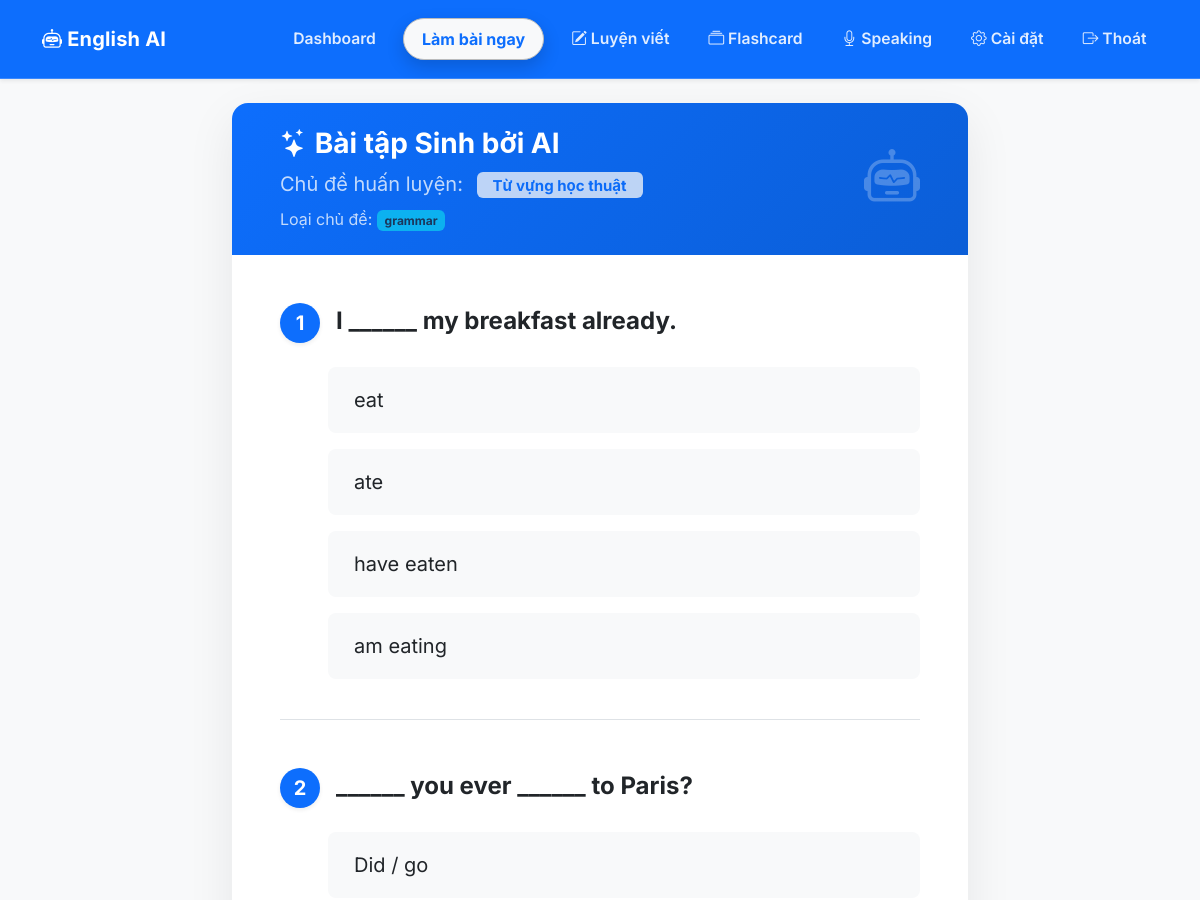
Before: /exercises/new?topic_id=18 (signed in, upper part) with the older database file.
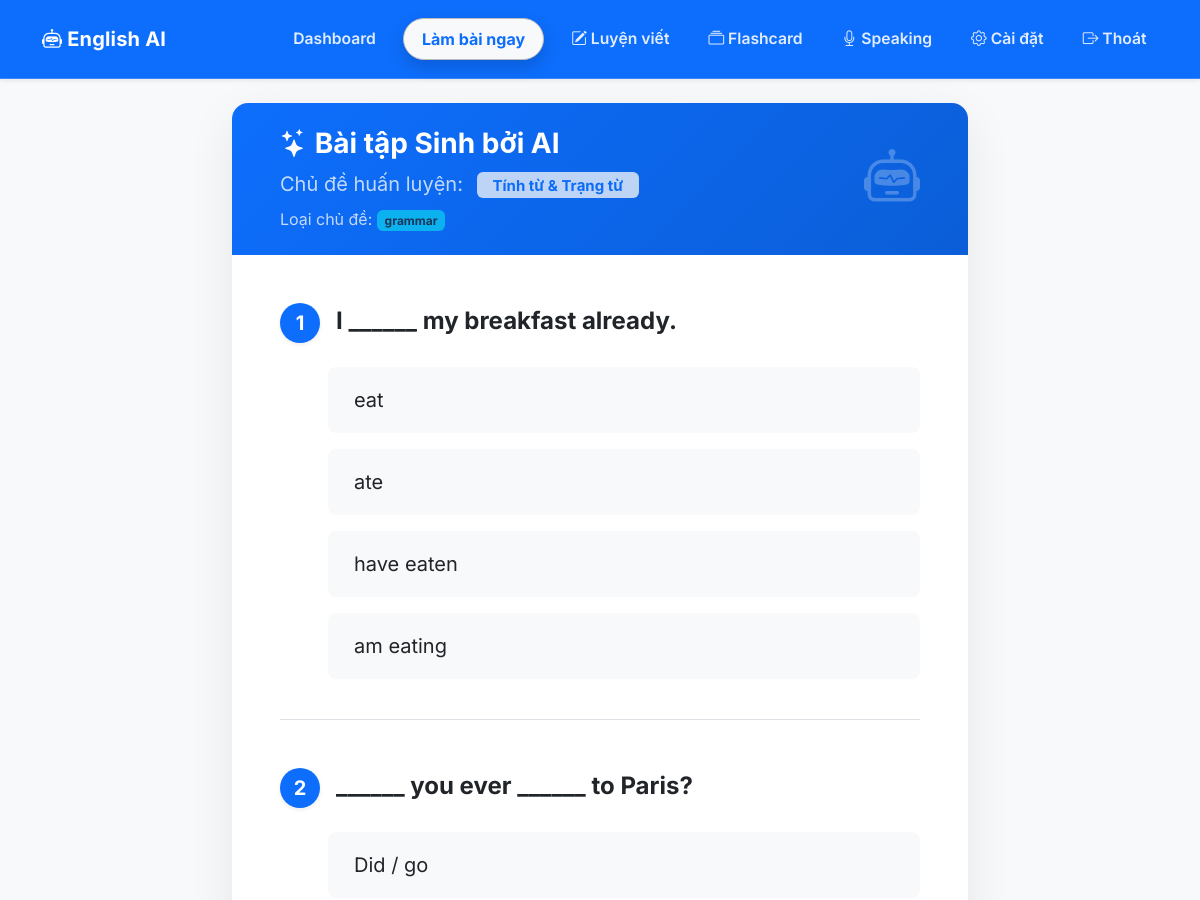
After: the same page with the newer database file.
### app/models.py (models this page shows)
class Topic(db.Model):
    __tablename__ = 'topics'
    id: Mapped[int] = mapped_column(primary_key=True)
    name: Mapped[str] = mapped_column(String(100), unique=True)
    description: Mapped[Optional[str]] = mapped_column(String(255))
    topic_type: Mapped[str] = mapped_column(String(32), default='grammar', server_default='grammar')
    progress_records: Mapped[list["UserTopicProgress"]] = relationship("UserTopicProgress", back_populates="topic")
    subtopic_records: Mapped[list["UserSubtopicProgress"]] = relationship("UserSubtopicProgress", back_populates="topic")

### app/routes/exercises.py (the view, shortened to what this page needs)
@exercises_bp.route('/new', methods=['GET'])
@login_required
def new_exercise():
    current_user.update_streak()
    db.session.commit()
    mode = (request.args.get('mode') or 'random').strip().lower()
    if mode not in VALID_MODES:
        mode = 'random'
    subtopic_focus = (request.args.get('subtopic') or '').strip()
    focus_type = (request.args.get('focus') or '').strip().lower()
    topic_name = "Basic Grammar"
    topic_type = "grammar"
    topic_id = None
    if focus_type in {'grammar', 'vocabulary'}:
        topic_type = focus_type
    if request.args.get('topic_id'):
        topic = db.session.get(Topic, int(request.args.get('topic_id')))
        if topic:
            if (topic.topic_type or 'grammar') not in _allowed_types_for_mode(mode):
                flash('Chủ đề này không phù hợp với mode đang chọn. Hệ thống chuyển sang chủ đề phù hợp.', 'warning')
            else:
                topic_name = topic.name
                topic_id = topic.id
                topic_type = topic.topic_type or 'grammar'
    if not topic_id and not subtopic_focus:
        topic, progress = _pick_next_topic(current_user.id, mode)
        if topic:
            topic_name = topic.name
            topic_id = topic.id
            topic_type = topic.topic_type or 'grammar'
            if progress and progress.error_rate > 0.0:
                current_app.logger.warning(
                    "[exercises.new_exercise] picked topic=%r overdue=%s error_rate=%.3f next_review=%s",
                    topic_name,
                    max(0, (datetime.now(timezone.utc).date() - progress.next_review_date.date()).days) if progress.next_review_date else 0,
                    progress.error_rate,
                    progress.next_review_date,
                )
    exercise_data = generate_exercise(
        topic_name,
        streak_days=current_user.streak_days,
        mode=mode,
        topic_type=topic_type,
        subtopic_focus=subtopic_focus or None,
    )
    source = exercise_data.get('source', 'unknown') if isinstance(exercise_data, dict) else 'invalid'
    question_count = len(exercise_data.get('questions', [])) if isinstance(exercise_data, dict) else 0
    current_app.logger.warning(
        "[exercises.new_exercise] topic=%r type=%s mode=%s subtopic=%r source=%s questions=%s",
        topic_name,
        topic_type,
        mode,
        subtopic_focus,
        source,
        question_count,
    )
    if isinstance(exercise_data, dict):
        exercise_data['mode'] = mode
    return render_template(
        'exercise.html',
        exercise_data=exercise_data,
        topic_name=topic_name,
        topic_id=topic_id,
        topic_type=topic_type,
        mode=mode,
        subtopic_focus=subtopic_focus,
    )

### app/llm_service.py (called while the page is built, shortened)
def _call_ai_service(
  payload: dict,
  fallback_factory,
  log_label: str,
  *,
  cache_ttl_seconds: int = 0,
  cache_key_suffix: str | None = None,
):
  global _last_failure, _quota_cooldown_until
  api_url = os.environ.get('AI_SERVICE_URL', 'http://ai_service:5001/generate')
  secret_key = current_app.config.get('SECRET_KEY', '')
  cache_key = None
  headers = {
    'X-API-KEY': secret_key,
    'Content-Type': 'application/json',
    'Host': 'localhost'
  }
  now = time.time()
  if _last_failure and (now - _last_failure) < _COOLDOWN_SECONDS and not _FORCE_REAL_AI:
    current_app.logger.warning("[llm_service] Cooldown active, using fallback for %s", log_label)
    return fallback_factory()

### app/models.py (called while the page is built)
@login.user_loader
def load_user(id: str):
    return db.session.get(User, int(id))

    def update_streak(self):
        now = datetime.now(timezone.utc)
        if not self.last_study_date:
            self.streak_days = 1
        else:
            delta = now.date() - self.last_study_date.date()
            if delta.days == 1:
                self.streak_days += 1
            elif delta.days > 1:
                self.streak_days = 1 # Reset if missed a day
        self.last_study_date = now

### app/templates/exercise.html (shortened to what this page needs)
{% extends 'base.html' %}
{% block content %}
<div class="row justify-content-center mt-4">
    <div class="col-lg-8">
        <div class="card shadow-lg border-0 rounded-4 overflow-hidden mb-5">
            <div class="card-header bg-primary px-5 py-4 border-0" style="background: linear-gradient(135deg, #0d6efd, #0b5ed7);">
                <div class="d-flex justify-content-between align-items-center">
                    <div class="text-white">
                        <h3 class="mb-0 fw-bold"><i class="bi bi-stars"></i> Bài tập Sinh bởi AI</h3>
                        <p class="mb-0 mt-2 opacity-75 fs-5">Chủ đề huấn luyện: <span class="badge bg-light text-primary fw-bold px-3 ms-2">{{ topic_name }}</span></p>
                        <p class="mb-0 mt-2 opacity-75">Loại chủ đề: <span class="badge bg-info text-dark">{{ topic_type }}</span></p>
                    </div>
                    <i class="bi bi-robot display-4 text-white opacity-25"></i>
                </div>
            </div>
            <div class="card-body p-4 p-md-5">
                {% if exercise_data and exercise_data.questions %}
                    <form id="exerciseForm">
                        {% for q in exercise_data.questions %}
                        {% set outer_loop_index = loop.index0 %}
                        <div class="question-container mb-5 pb-4 border-bottom">
                            <h4 class="fw-bold mb-4 d-flex" style="line-height: 1.5;">
                                <span class="badge bg-primary rounded-circle me-3 d-flex align-items-center justify-content-center fs-5 shadow-sm" style="width:40px;height:40px">{{ loop.index }}</span>
                                {{ q.question }}
                            </h4>
                            <div class="options-container ps-2 ps-md-5">
                                {% for opt in q.options %}
                                <div class="form-check mb-3 custom-radio">
                                    <label class="form-check-label fs-5 bg-light px-4 py-3 rounded-3 w-100" for="q_{{ outer_loop_index }}_{{ loop.index0 }}">
                                        {{ opt }}
                                    </label>
                                </div>
                                {% endfor %}
                            </div>
                        </div>
                        {% endfor %}
                    </form>
                {% endif %}
            </div>
        </div>
    </div>
</div>
{% endblock %}

Changed rows visible on the page:
no longer on this page (row unchanged): Topic: name "Từ vựng học thuật", topic_type "grammar"
added Topic: name "Tính từ & Trạng từ", topic_type "grammar"
